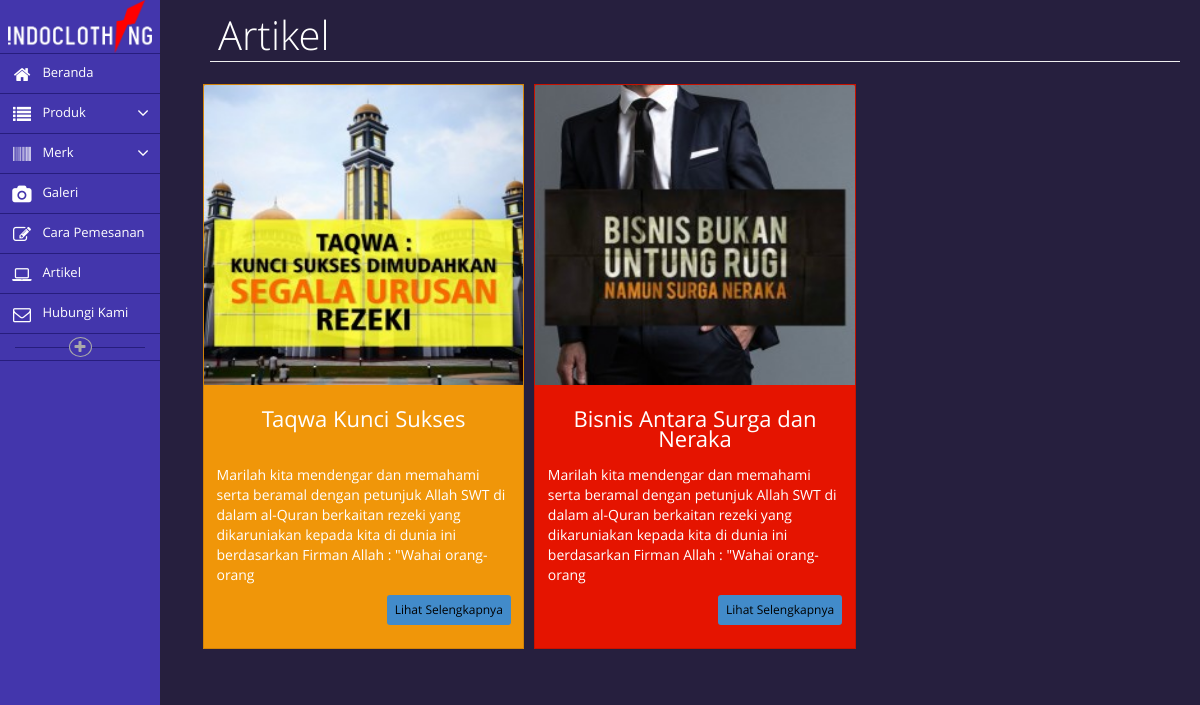
Screenshot of /artikel.html with the database file from the repository.
### tables this page shows
CREATE TABLE `idc_artikel` (
  `id_artikel` int(11) NOT NULL,
  `judul_artikel` varchar(150) NOT NULL,
  `isi_singkat` varchar(250) NOT NULL,
  `slug_artikel` varchar(200) NOT NULL,
  `isi_artikel` text NOT NULL,
  `waktu_posting` timestamp NOT NULL DEFAULT CURRENT_TIMESTAMP ON UPDATE CURRENT_TIMESTAMP,
  `gambar_artikel` varchar(100) NOT NULL,
  `gambar_mini` varchar(100) NOT NULL,
  `status_tampil` int(1) NOT NULL DEFAULT '1'
);

### application/user/controllers/Artikel.php (called while the page is built, shortened)
<?php
class Artikel extends CI_Controller {
	public function __construct(){
		$this->load->helper(array('file'));
		$this->load->model(array("artikel_model","produk_model","merk_model"));
	}
	public function index()
	{
		if(!$this->session->userdata("sess_judul_artikel")){
			$data['data_artikel'] = $this->artikel_model->daftar_artikel_all();
		}else{
			$judul = $this->session->userdata("ses_judul_artikel");
			$data['data_artikel'] = $this->artikel_model->cari_artikel_by_judul($judul);
		}
        $limit_per_page = 50;
        $start_index = ($this->uri->segment(2)) ? $this->uri->segment(2) : 0;
        $total_records = $this->artikel_model->jumlah_artikel();
		$config['base_url'] = base_url()."artikel/";
		$config['total_rows'] = $total_records;
		$config['per_page'] = $limit_per_page;
		$config['num_links'] = 2;
        $config['first_link']       = 'Pertama';
        $config['last_link']        = 'Terakhir';
        $config['next_link']        = 'Selanjutnya';
        $config['prev_link']        = 'Sebelumnya';
        $config['full_tag_open']    = '<div class="pagging text-center"><nav><ul class="pagination justify-content-center">';
        $config['full_tag_close']   = '</ul></nav></div>';
        $config['num_tag_open']     = '<li class="page-item"><span class="page-link">';
        $config['num_tag_close']    = '</span></li>';
        $config['cur_tag_open']     = '<li class="page-item active"><span class="page-link">';
        $config['cur_tag_close']    = '<span class="sr-only">(current)</span></span></li>';
        $config['next_tag_open']    = '<li class="page-item"><span class="page-link">';
        $config['next_tagl_close']  = '<span aria-hidden="TRUE">&raquo;</span></span></li>';
        $config['prev_tag_open']    = '<li class="page-item"><span class="page-link">';
        $config['prev_tagl_close']  = '</span>Next</li>';
        $config['first_tag_open']   = '<li class="page-item"><span class="page-link">';
        $config['first_tagl_close'] = '</span></li>';
        $config['last_tag_open']    = '<li class="page-item"><span class="page-link">';
        $config['last_tagl_close']  = '</span></li>';
		$this->load->library("pagination");
		$this->pagination->initialize($config);
		$data['links'] = $this->pagination->create_links();
		$data['start_index'] = $start_index;
		if(!$this->session->userdata("sess_judul_artikel")){
			$data['data_artikel'] = $this->artikel_model->daftar_artikel($limit_per_page, $start_index);
		}else{
			$judul = $this->session->userdata("ses_judul_artikel");
			$data['data_artikel'] = $this->artikel_model->cari_artikel_by_judul_limit($judul, $limit_per_page, $start_index);
		}
		$data['produk_kategori'] = $this->produk_model->daftar_kategori();
		$data['data_merk'] = $this->merk_model->daftar_merk();
		$this->load->view('template/header', $data);
		$this->load->view('artikel/artikel_view', $data);
		$this->load->view('template/footer');
	}
}

### index.php (called while the page is built, shortened)
<?php
require_once BASEPATH.'core/CodeIgniter.php';

### application/user/models/Artikel_model.php (called while the page is built, shortened)
<?php
class Artikel_model extends CI_Model {
	public function daftar_artikel($limit, $start)
	{
		$this->db->select("*")
		->from("idc_artikel")
		->order_by("id_artikel ASC")
		->where("status_tampil",1)
		->limit($limit, $start);
		$query = $this->db->get();
		return $query->result();
	}
	public function daftar_artikel_all()
	{
		$this->db->select("*")
		->from("idc_artikel")
		->where("status_tampil",1)
		->order_by("id_artikel ASC");
		$query = $this->db->get();
		return $query->result();
	}
}

### application/user/views/artikel/artikel_view.php (the view, shortened to what this page needs)
 <div class="main-content">
   <div class="main-content-inner">
     <div class="page-content">
       <div class="page-header">
         <h1>Artikel</h1>
       </div>
       <div class="row">
 <?php
	$bg = array(
	"bg-color-orange",
	"bg-color-greenDark",
	"bg-color-purple",
	"bg-color-blue",
	"bg-color-red",
	"bg-color-green",
	"bg-color-blueDark",
	"bg-color-yellow",
	"bg-color-pink");
foreach($data_artikel as $artikel):
$my_bg = $bg[rand(0,8)];
 ?>
         <div class="col-md-4 col-sm-4 col-sx-12" style="margin-top:5px; padding:5px;">
           <div class="card <?php echo $my_bg ?>">
             <img class="card-img-top" alt="Bootstrap Thumbnail First"
             src="<?php echo base_url()."artikel_/thumbs_artikel/".$artikel->gambar_mini ?>" height="300px"/>
             <div class="card-block">
               <h3 class="card-title" style="text-align:center; min-height: 50px"><?php echo $artikel->judul_artikel ?></h3>
               <p class="card-text"><?php echo substr($artikel->isi_singkat,0,200) ?></p>
               <p style="text-align:right">
               <a class=" btn btn-xs btn-primary" href="<?php echo base_url()."artikel/".$artikel->slug_artikel?>">Lihat Selengkapnya</a>
               </p>
             </div>
           </div>
         </div>
<?php
	endforeach
?>
       </div>
     </div>
   </div>
 </div>

### assets/css/style.css (style rules this page uses)
.card { position: relative; display: -webkit-box; display: -webkit-flex; display: -ms-flexbox; display: flex; color: #fff !important; -webkit-box-orient: vertical; -webkit-box-direction: normal; -webkit-flex-direction: column; -ms-flex-direction: column; flex-direction: column; background-color: #fff !important; border: 1px solid rgba(0, 0, 0, 0.125); overflow:hidden; }
.card-block { -webkit-box-flex: 1; -webkit-flex: 1 1 auto; -ms-flex: 1 1 auto; flex: 1 1 auto; padding: 1.25rem; }
.card-title { margin-bottom: 0.75rem; }
.card-img-top { border-top-right-radius: calc(0.25rem - 1px); border-top-left-radius: calc(0.25rem - 1px); width:100%; }

### rows the page displays
idc_artikel: gambar_mini (picture), judul_artikel "Taqwa Kunci Sukses", isi_singkat "Marilah kita mendengar dan memahami serta beramal dengan petunjuk Allah SWT di dalam al-Quran berkaitan rezeki yang dikaruniakan kepada kita di dunia ini berdasarkan Firman Allah : \"Wahai orang-orang"
idc_artikel: gambar_mini (picture), judul_artikel "Bisnis Antara Surga dan Neraka", isi_singkat "Marilah kita mendengar dan memahami serta beramal dengan petunjuk Allah SWT di dalam al-Quran berkaitan rezeki yang dikaruniakan kepada kita di dunia ini berdasarkan Firman Allah : \"Wahai orang-orang"
